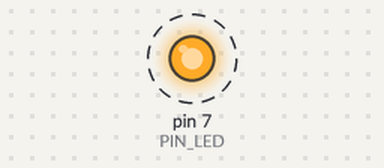
Simulated run of this sketch. Board: Arduino Uno, built with avr-gcc and run on an emulated ATmega328P. On the bench: output pins drawn as LEDs (lit = HIGH). Dashed ring = blinking. At 3.0 s the program stops and its outputs stay as they are.

Above: at 1.1 s.
Timing chart, 0 to 4.0 s (numbered marks = the images above):
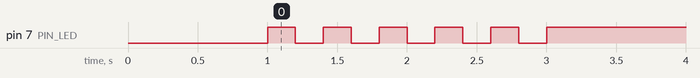

The sketch:

05_practkce_2.ino
```cpp
#define PIN_LED 7
unsigned int toggle,i;
void setup() {
  pinMode(PIN_LED, OUTPUT);
  toggle = 0;
  digitalWrite(PIN_LED, toggle);
  delay(1000);
}

void loop() {
  for (i=0;i<5;i++) {
   toggle = 1;
   digitalWrite(PIN_LED, toggle);
   delay(200);
   toggle = 0;
   digitalWrite(PIN_LED, toggle);
   delay(200);
  }
  toggle = 1;
  digitalWrite(PIN_LED, toggle);
  while(1) {}
}
```

Measured:
- by itself, pin 7 (PIN_LED): alternates HIGH for 0.20 s and LOW for 0.20 s, 11 changes in all, then stays HIGH
